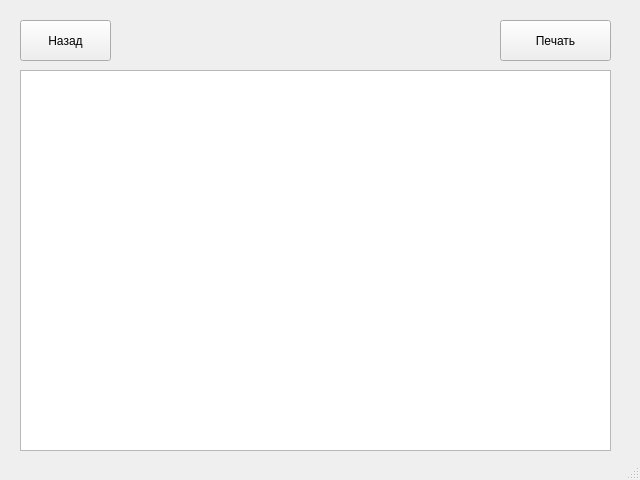
<?xml version="1.0" encoding="UTF-8"?>
<ui version="4.0">
 <class>MainWindow</class>
 <widget class="QMainWindow" name="MainWindow">
  <property name="geometry">
   <rect>
    <x>0</x>
    <y>0</y>
    <width>640</width>
    <height>480</height>
   </rect>
  </property>
  <property name="windowTitle">
   <string>MainWindow</string>
  </property>
  <widget class="QWidget" name="centralwidget">
   <widget class="QPushButton" name="pushButton">
    <property name="geometry">
     <rect>
      <x>20</x>
      <y>20</y>
      <width>91</width>
      <height>41</height>
     </rect>
    </property>
    <property name="text">
     <string>Назад</string>
    </property>
   </widget>
   <widget class="QTableWidget" name="tableWidget">
    <property name="geometry">
     <rect>
      <x>20</x>
      <y>70</y>
      <width>591</width>
      <height>381</height>
     </rect>
    </property>
   </widget>
   <widget class="QPushButton" name="pushButton_report">
    <property name="geometry">
     <rect>
      <x>500</x>
      <y>20</y>
      <width>111</width>
      <height>41</height>
     </rect>
    </property>
    <property name="text">
     <string>Печать</string>
    </property>
   </widget>
  </widget>
  <widget class="QStatusBar" name="statusbar"/>
 </widget>
 <resources/>
 <connections/>
</ui>
